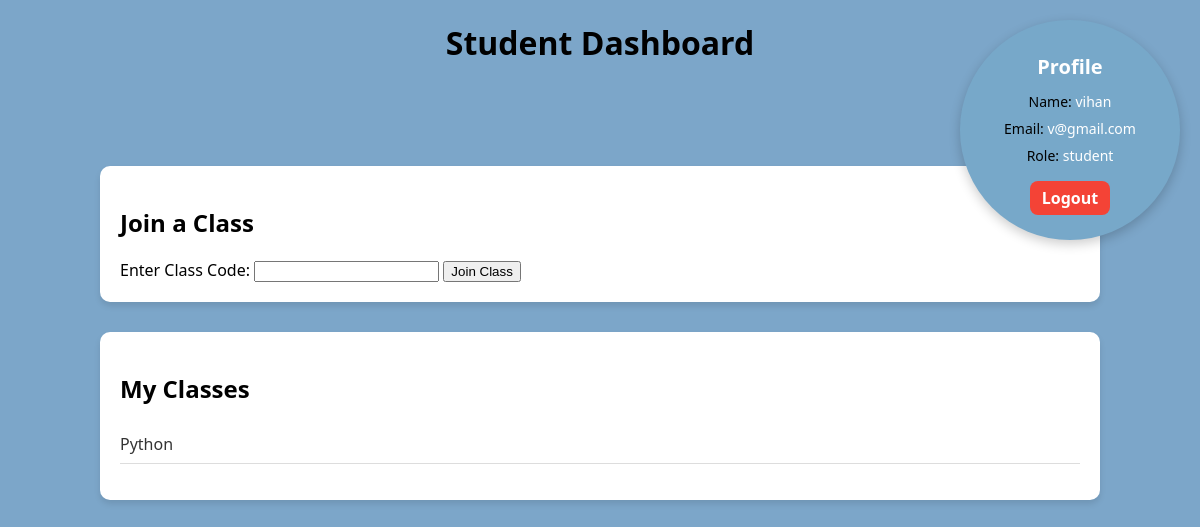
The app's page /dashboard_student (signed in) with its own data.
### app.py (models this page shows)
class User(UserMixin,db.Model):
    id = db.Column(db.Integer, primary_key=True)
    username = db.Column(db.String(100),nullable =False)
    email = db.Column(db.String(100),unique =True)
    password = db.Column(db.String(100), unique =True,nullable =False)
    role = db.Column(db.String(20),nullable =False)

class Classes(db.Model):
   id = db.Column(db.Integer,primary_key=True)
   class_name = db.Column(db.String(50),nullable=False)
   teacher_id = db.Column(db.Integer,db.ForeignKey('user.id'))
   class_code = db.Column(db.String(20),nullable=False,unique=True)

### app.py (the view)
@app.route('/dashboard_student')
@login_required
def dashboard_student():
 if current_user.role == 'student':
  joined = ClassMembers.query.filter_by(student_id=current_user.id).all()
  my_classes = [Classes.query.get(c.class_id) for c in joined]
  return render_template('dashboard_student.html', classes=my_classes,name=current_user.username,email=current_user.email,role=current_user.role)

### app.py (called while the page is built)
@login_manager.user_loader
def load_user(user_id):
    return User.query.get(int(user_id))

### templates/dashboard_student.html
{% extends 'base.html' %}
{% block head %}
<h1 align="center">Student Dashboard</h1>
<link rel="stylesheet" href="{{ url_for('static', filename='student_dashboard.css') }}">
{% endblock %}
{% block body %}
<div class="dashboard-container">
   <div class="profile-circle">
    <h2>Profile</h2>
    <p><l style = color:black>Name:</l> {{ name }}</p>
    <p><l style = color:black>Email:</l> {{ email }}</p>
    <p><l style = color:black>Role:</l> {{ role }}</p>
    <a href="{{ url_for('logout') }}" class="logout-btn">Logout</a>
  </div>
  <div class="section">
    <h2>Join a Class</h2>
    <form method="POST" action="{{ url_for('join_class') }}">
      <label for="class_code">Enter Class Code:</label>
      <input type="text" id="class_code" name="class_code" required>
      <input type="submit" value="Join Class">
    </form>
  </div>
  <div class="section">
    <h2>My Classes</h2>
    {% if classes %}
      <ul class="class-list">
        {% for cls in classes %}
          <li><a href="{{ url_for('view_class', class_id=cls.id) }}">{{ cls.class_name }}</a></li>
        {% endfor %}
      </ul>
    {% else %}
      <p>You haven’t joined any classes yet.</p>
    {% endif %}
  </div>
</div>
{% endblock %}

### static/student_dashboard.css (style rules this page uses)
body { font-family: 'Segoe UI', sans-serif; background-color:#7ca6c9; margin: 0; padding: 0; }
.dashboard-container { width: 90%; max-width: 1000px; margin: 0 auto; padding-top: 80px; display: flex; flex-direction: column; gap: 30px; }
.profile-circle { position: fixed; top: 20px; right: 20px; width: 180px; height: 180px; background-color: #77a8c9 ; border-radius: 50%; display: flex; flex-direction: column; justify-content: center; align-items: center; color: white; text-align: center; box-shadow: 0 4px 12px rgba(0, 0, 0, 0.2); padding: 20px; z-index: 100; border :black; }
.profile-circle h2 { margin: 8px 0; font-size: 20px; font-weight: bold; }
.profile-circle p { margin: 4px 0; font-size: 14px; }
.profile-circle a { margin-top: 12px; font-size: 16px; background-color: #f44336; color: white; padding: 6px 12px; border-radius: 8px; text-decoration: none; font-weight: bold; }
.section { background-color: white; padding: 20px; border-radius: 10px; box-shadow: 0 4px 6px rgba(0,0,0,0.1); }
.class-list { list-style: none; padding: 0; }
.class-list li { padding: 8px 0; border-bottom: 1px solid #ddd; }
.class-list li a { text-decoration: none; color: #333; }

### records on screen
User: username "vihan", email "v@gmail.com", role "student"
Classes: class_name "Python"
